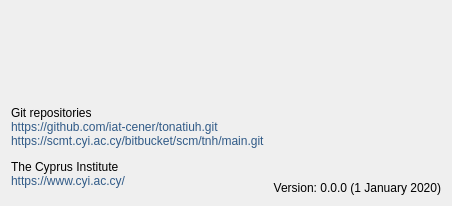
<?xml version="1.0" encoding="UTF-8"?>
<ui version="4.0">
 <class>AboutDialog</class>
 <widget class="QDialog" name="AboutDialog">
  <property name="geometry">
   <rect>
    <x>0</x>
    <y>0</y>
    <width>424</width>
    <height>206</height>
   </rect>
  </property>
  <property name="windowTitle">
   <string>About</string>
  </property>
  <layout class="QVBoxLayout" name="verticalLayout">
   <item>
    <widget class="QLabel" name="label">
     <property name="contextMenuPolicy">
      <enum>Qt::CustomContextMenu</enum>
     </property>
     <property name="scaledContents">
      <bool>true</bool>
     </property>
    </widget>
   </item>
   <item>
    <layout class="QHBoxLayout" name="horizontalLayout">
     <item>
      <widget class="QLabel" name="label_links">
       <property name="text">
        <string>&lt;html&gt;&lt;head&gt;
&lt;style&gt;
a {
color:#305a87;
text-decoration: none;
}
&lt;/style&gt;
&lt;/head&gt;&lt;body&gt;

&lt;p&gt;Git repositories&lt;br/&gt;

&lt;a href=&quot;https://github.com/iat-cener/tonatiuh.git&quot;&gt;https://github.com/iat-cener/tonatiuh.git&lt;/a&gt;&lt;br/&gt;

&lt;a href=&quot;https://scmt.cyi.ac.cy/bitbucket/scm/tnh/main.git&quot;&gt;https://scmt.cyi.ac.cy/bitbucket/scm/tnh/main.git&lt;/a&gt;
&lt;/p&gt;

&lt;p&gt;The Cyprus Institute&lt;br/&gt;

&lt;a href=&quot;https://www.cyi.ac.cy/&quot;&gt;https://www.cyi.ac.cy/&lt;/a&gt;

&lt;/p&gt;

&lt;/body&gt;&lt;/html&gt;</string>
       </property>
       <property name="alignment">
        <set>Qt::AlignLeading|Qt::AlignLeft|Qt::AlignTop</set>
       </property>
       <property name="openExternalLinks">
        <bool>true</bool>
       </property>
       <property name="textInteractionFlags">
        <set>Qt::LinksAccessibleByMouse|Qt::TextSelectableByMouse</set>
       </property>
      </widget>
     </item>
     <item>
      <widget class="QLabel" name="label_version">
       <property name="text">
        <string>Version: 0.0.0 (1 January 2020)</string>
       </property>
       <property name="alignment">
        <set>Qt::AlignBottom|Qt::AlignRight|Qt::AlignTrailing</set>
       </property>
      </widget>
     </item>
    </layout>
   </item>
  </layout>
 </widget>
 <resources/>
 <connections/>
</ui>
